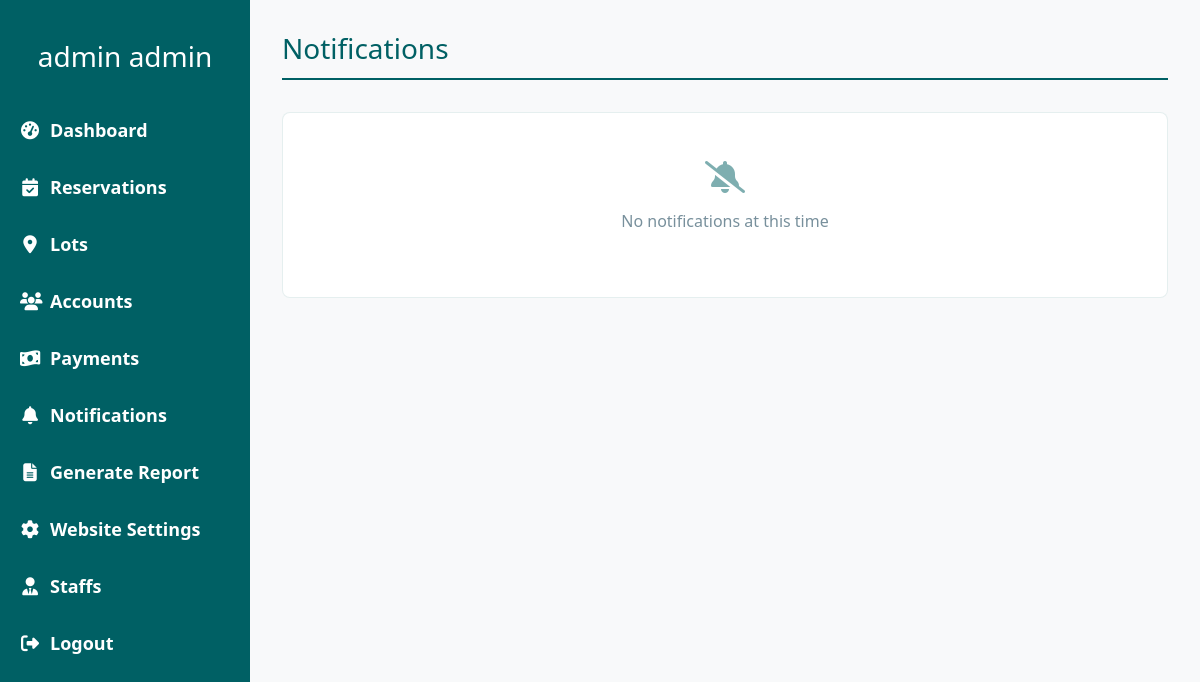
/admin/notifications.php (signed in), run on an earlier commit of the app's database.
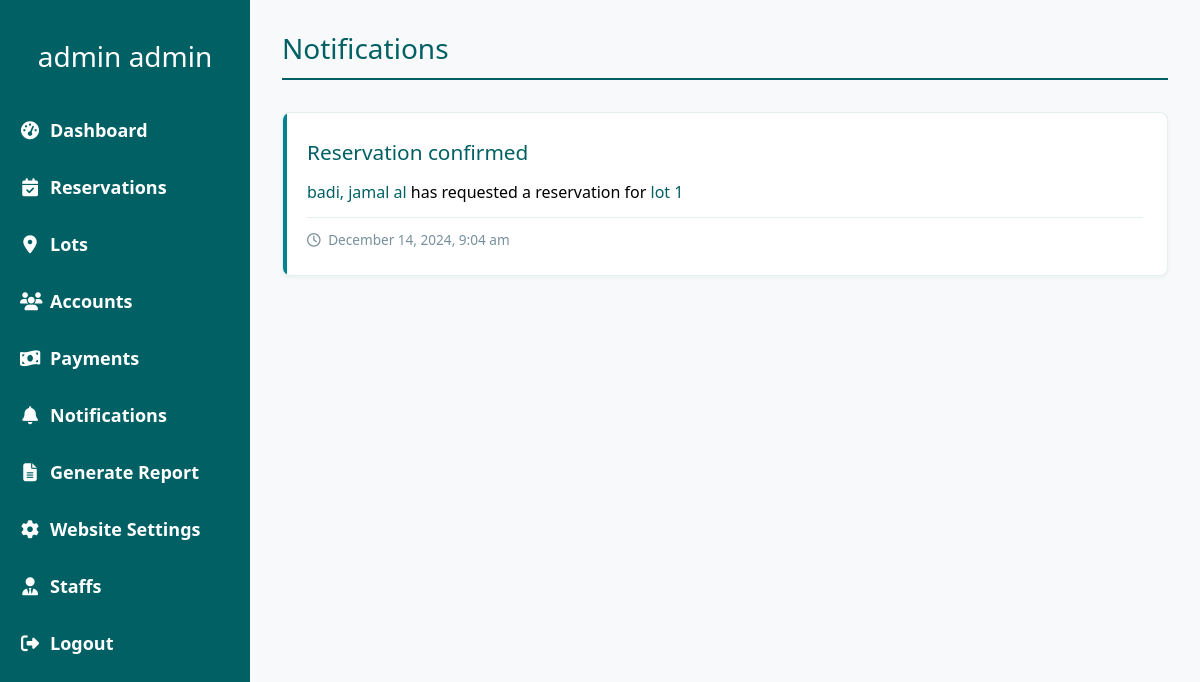
And on a later commit of the database.
### tables this page shows
CREATE TABLE `reservation` (
  `reservation_id` int(11) NOT NULL,
  `account_id` int(11) NOT NULL,
  `lot_id` int(11) NOT NULL,
  `reservation_date` date NOT NULL,
  `payment_plan_id` int(11) NOT NULL,
  `monthly_payment` decimal(10,2) NOT NULL,
  `balance` decimal(10,2) NOT NULL,
  `request` enum('Pending','Confirmed','Cancelled') NOT NULL,
  `created_at` timestamp NOT NULL DEFAULT current_timestamp(),
  `updated_at` timestamp NOT NULL DEFAULT current_timestamp() ON UPDATE current_timestamp(),
  `last_penalty_month` date DEFAULT NULL
);

CREATE TABLE `lots` (
  `lot_id` int(11) NOT NULL,
  `lot_name` varchar(255) NOT NULL,
  `location` varchar(255) NOT NULL,
  `size` varchar(10) NOT NULL,
  `price` decimal(10,2) NOT NULL,
  `lot_image` varchar(100) NOT NULL,
  `status` enum('Available','On Request','Reserved') NOT NULL DEFAULT 'Available',
  `description` varchar(1000) NOT NULL,
  `created_at` timestamp NOT NULL DEFAULT current_timestamp()
);

### admin/notifications/notifications.class.php (called while the page is built, shortened)
<?php
require_once __DIR__ . '/../../database.php';
class Notifications_class{
    protected $db;
    function __construct(){
        $this->db = new Database();
    }
    function showrequest($limit = 10, $offset = 0) {
        $sql = "SELECT * FROM reservation
                ORDER BY
                    CASE
                        WHEN request = 'Pending' THEN 1
                        ELSE 2
                    END,
                    created_at DESC
                LIMIT :limit OFFSET :offset";
        $query = $this->db->connect()->prepare($sql);
        $query->bindValue(':limit', $limit, PDO::PARAM_INT);
        $query->bindValue(':offset', $offset, PDO::PARAM_INT);
        $data = null;
        if($query->execute()){
            $data = $query->fetchAll();
        }
        return $data;
    }
    function account($reservation_id) {
        $sql = "SELECT CONCAT(c.last_name, ', ', c.first_name, ' ', c.middle_name) AS account_name
                FROM reservation r
                JOIN account c ON r.account_id = c.account_id
                WHERE r.reservation_id = :reservation_id";
        $query = $this->db->connect()->prepare($sql);
        $query->bindParam(':reservation_id', $reservation_id);
        $query->execute();
        return $query->fetchColumn();
    }
    function account_lot($reservation_id) {
        $sql = "SELECT l.lot_name
                FROM reservation r
                JOIN lots l ON r.lot_id = l.lot_id
                WHERE r.reservation_id = :reservation_id";
        $query = $this->db->connect()->prepare($sql);
        $query->bindParam(':reservation_id', $reservation_id);
        $query->execute();
        return $query->fetchColumn();
    }
    function getPendingNotificationsCount() {
        $sql = "SELECT COUNT(*) FROM reservation WHERE request = 'Pending'";
        $query = $this->db->connect()->prepare($sql);
        $query->execute();
        return $query->fetchColumn();
    }
}

### database.php (called while the page is built, shortened)
<?php
class Database{
    private $host = 'localhost';
    private $username = 'root';
    private $password = '';
    private $dbname = 'burial_db';
    protected $connection;
    function connect(){
        try {
            if($this->connection === null){
                $dsn = "mysql:host=$this->host;dbname=$this->dbname";
                $this->connection = new PDO($dsn, $this->username, $this->password, [
                    PDO::ATTR_ERRMODE => PDO::ERRMODE_EXCEPTION,
                    PDO::ATTR_DEFAULT_FETCH_MODE => PDO::FETCH_ASSOC,
                    PDO::ATTR_EMULATE_PREPARES => false
                ]);
            }
            return $this->connection;
        } catch (PDOException $e) {
            error_log("Database Connection Error: " . $e->getMessage());
            error_log("DSN: mysql:host=$this->host;dbname=$this->dbname");
            throw new Exception("Database connection failed: " . $e->getMessage());
        }
    }
}

### admin/notifications.php (the view, shortened to what the changed rows need)
<?php
    include(__DIR__ . '/nav/navigation.php');
    require_once (__DIR__ . '/notifications/notifications.class.php');
    $burialObj = new Notifications_class();
    $page = isset($_GET['page']) ? (int)$_GET['page'] : 1;
    $limit = 10;
    $offset = ($page - 1) * $limit;
    $requestarray = $burialObj->showrequest($limit, $offset);
?>
<link rel="stylesheet" href="css/notifications.css">
<div class="notifications-container">
    <div class="notifications-grid">
        <h1 class="notifications-header">Notifications</h1>
        <div id="notifications-list">
            <?php if (empty($requestarray)): ?>
                <div class="no-notifications">
                    <i class="fas fa-bell-slash fa-2x mb-3"></i>
                    <p>No notifications at this time</p>
                </div>
            <?php else: ?>
                <?php foreach ($requestarray as $reqarr):
                    $accountname = $burialObj->account($reqarr['reservation_id']);
                    $account_lot = $burialObj->account_lot($reqarr['reservation_id']);
                    $status = strtolower($reqarr['request']);
                    $statusText = $reqarr['request'] === 'Pending' ? 'New reservation request' :
                                 ($reqarr['request'] === 'Confirmed' ? 'Reservation confirmed' : 'Reservation cancelled');
                ?>
                    <a href="notifications/reservation_request.php?reservation_id=<?= $reqarr['reservation_id'] ?>"
                       class="notification-card <?= $status ?>">
                        <div class="notification-status">
                            <?= $statusText ?>
                        </div>
                        <div class="notification-content">
                            <strong><?= htmlspecialchars($accountname) ?></strong> has requested a reservation for <strong><?= htmlspecialchars($account_lot) ?></strong>
                        </div>
                        <div class="notification-time">
                            <i class="far fa-clock me-1"></i>
                            <?= date('F j, Y, g:i a', strtotime($reqarr['created_at'])) ?>
                        </div>
                    </a>
                <?php endforeach; ?>
            <?php endif; ?>
        </div>
    </div>
</div>
</body>
</html>

What changed in the data, as far as the page shows it:
added reservation: request "Reservation confirmed", accountname "badi, jamal al", reservation_id.lot_name "lot 1", created_at "December 14, 2024, 9:04 am"
Also different on the page:
text no longer shown: "No notifications at this time"
